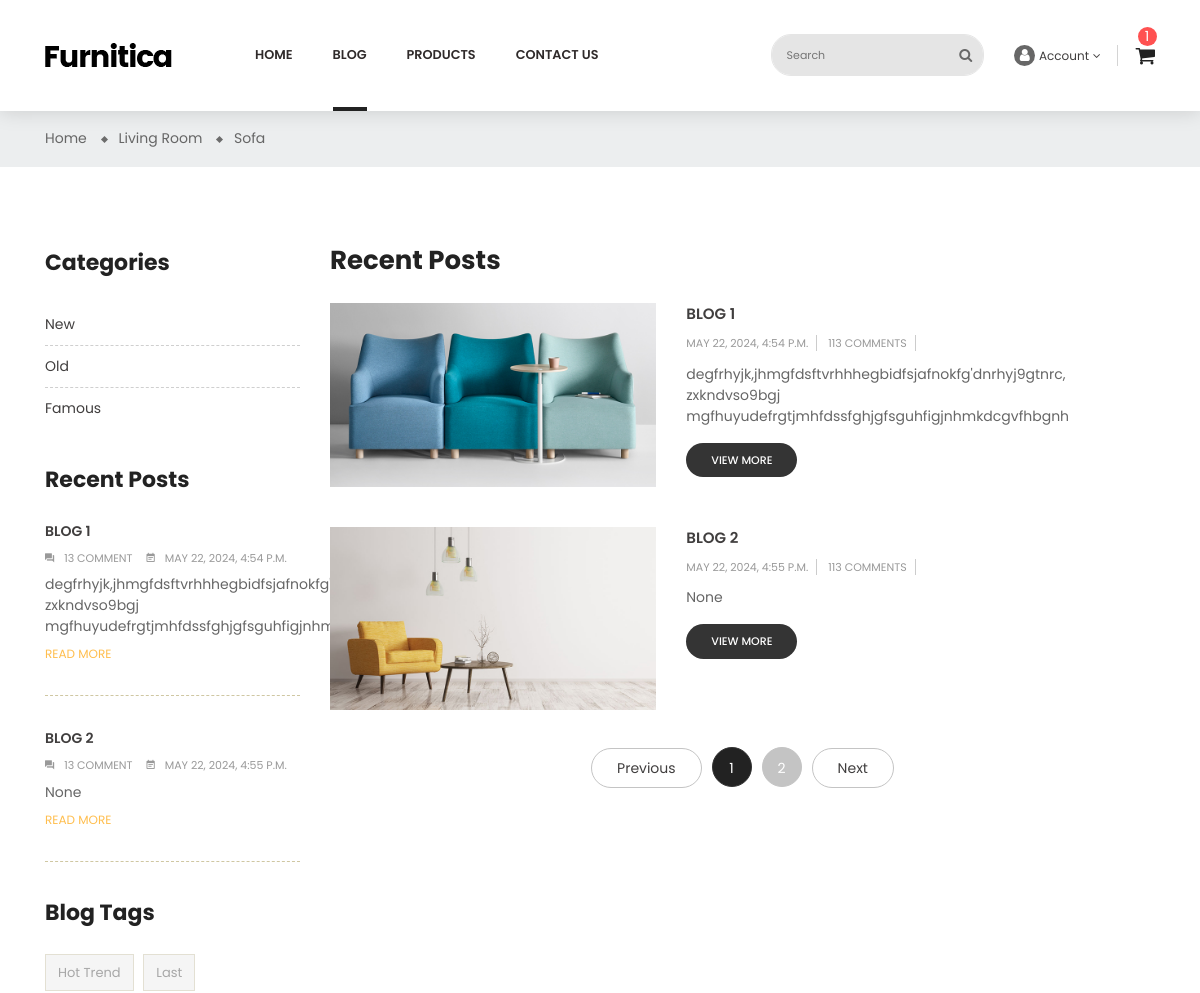
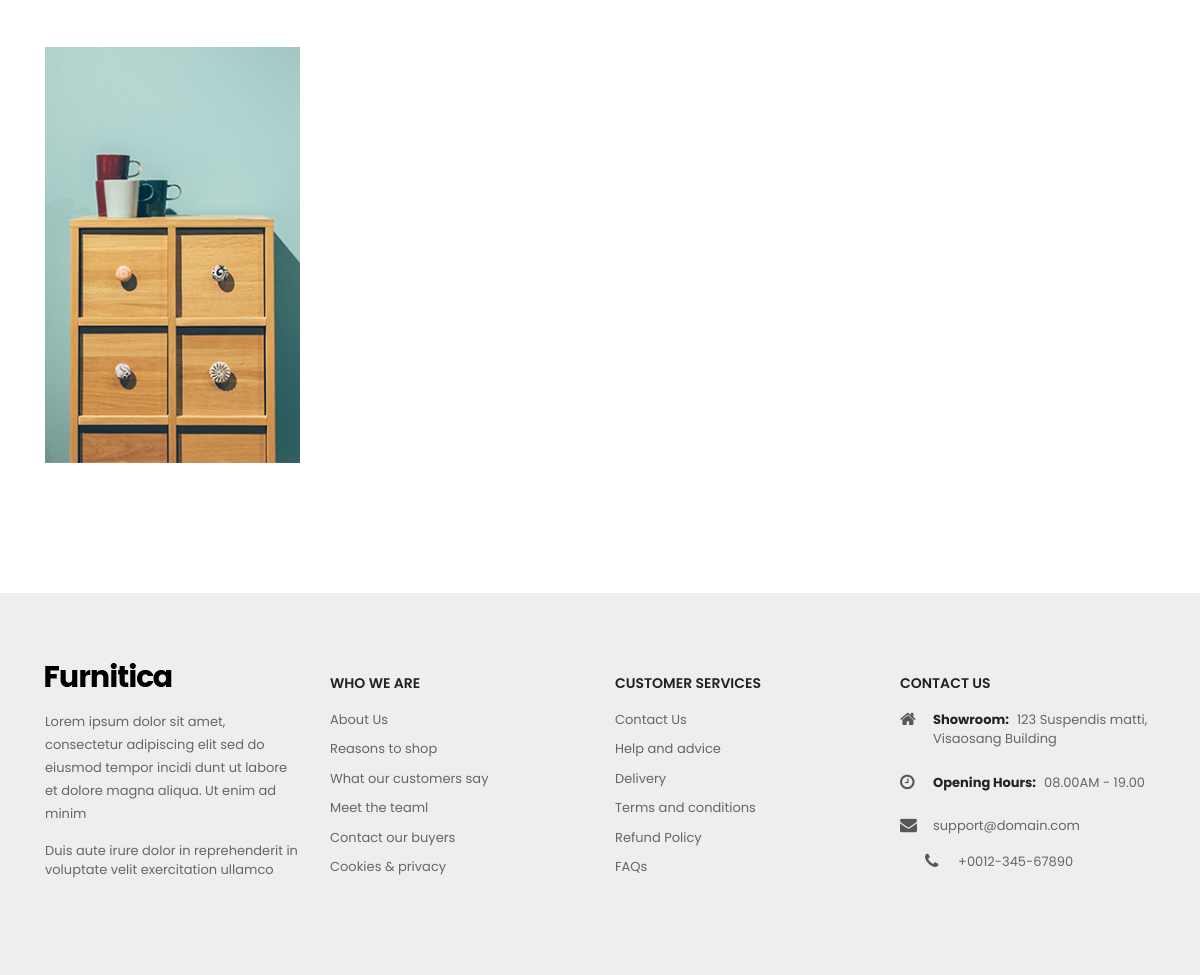
The app's page /blogs/ with its own data (2 pictures, top to bottom).
### blogs/models.py (models this page shows, shortened)
class BlogCategoryModel(models.Model):
    name = models.CharField(max_length=128)
    created_at = models.DateTimeField(auto_now_add=True)
    updated_at = models.DateTimeField(auto_now=True)
    class Meta:
        verbose_name = 'category'
        verbose_name_plural = 'categories'

class BlogModel(models.Model):
    title = models.CharField(max_length=255)
    image = models.ImageField(upload_to='blog-images')
    content = models.TextField()
    short_info = models.TextField(null=True)
    category = models.ManyToManyField(BlogCategoryModel, related_name='blogs')
    tags = models.ManyToManyField(BlogTagModel, related_name='tags')
    authors = models.ForeignKey(AuthorModel, on_delete=models.CASCADE, related_name='blogs')
    created_at = models.DateTimeField(auto_now_add=True)
    updated_at = models.DateTimeField(auto_now=True)
    class Meta:
        verbose_name = 'blog'
        verbose_name_plural = 'blogs'

class BlogTagModel(models.Model):
    name = models.CharField(max_length=128)
    created_at = models.DateTimeField(auto_now_add=True)
    updated_at = models.DateTimeField(auto_now=True)
    class Meta:
        verbose_name = 'tag'
        verbose_name_plural = 'tags'

### blogs/views.py (the view)
# urls.py: path('', BlogsListView.as_view(), name='list'),
class BlogsListView(ListView):
    template_name = 'blogs/blog-list.html'
    context_object_name = 'blogs'
    model = BlogModel
    def get_context_data(self, *, object_list=None, **kwargs):
        blogs = BlogModel.objects.all()
        cat = self.request.GET.get('cat')
        if cat:
            blogs = blogs.filter(category=cat)
        context = {
            "blogs": blogs,
            "category": BlogCategoryModel.objects.all(),
            "tags": BlogTagModel.objects.all(),
            "famous_blogs": BlogModel.objects.all().order_by('created_at')[:2],
        }
        return context

### templates/blogs/blog-list.html
{% extends 'base.html' %}
{% load static %}
{% block content %}
    <div class="main-content">
        <div id="wrapper-site">
            <div id="content-wrapper">
                <div id="main">
                    <div class="page-home">
                        <nav class="breadcrumb-bg">
                            <div class="container no-index">
                                <div class="breadcrumb">
                                    <ol>
                                        <li>
                                            <a href="#">
                                                <span>Home</span>
                                            </a>
                                        </li>
                                        <li>
                                            <a href="#">
                                                <span>Living Room</span>
                                            </a>
                                        </li>
                                        <li>
                                            <a href="#">
                                                <span>Sofa</span>
                                            </a>
                                        </li>
                                    </ol>
                                </div>
                            </div>
                        </nav>
                        <div class="container">
                            <div class="content">
                                <div class="row">
                                    {% include 'blogs/blog-filter.html' %}
                                    <div class="col-sm-8 col-lg-9 col-md-9 flex-xs-first main-blogs">
                                        <h2>Recent Posts</h2>
                                        {% for blog in blogs %}
                                        <div class="list-content row">
                                            <div class="hover-after col-md-5 col-xs-12">
                                                <a href="{% url 'blogs:detail' pk=blog.id %}">
                                                    <img src="{{blog.image.url}}" alt="img">
                                                </a>
                                            </div>
                                            <div class="late-item col-md-7 col-xs-12">
                                                <p class="content-title">
                                                    <a href="{% url 'blogs:detail' pk=blog.id %}">{{ blog.title}}</a>
                                                </p>
                                                <p class="post-info">
                                                    <span>{{ blog.created_at }}</span>
                                                    <span>113 Comments</span>
                                                    <span>{{ blog.author.name }}</span>
                                                </p>
                                                <p class="description">{{ blog.short_info }}
                                                </p>
                                                <span class="view-more">
                                                    <a href="{% url 'blogs:detail' pk=blog.id %}">view more</a>
                                                </span>
                                            </div>
                                        </div>
                                        {% endfor %}
                                        <div class="page-list col">
                                            <ul class="justify-content-center d-flex">
                                                <li>
                                                    <a rel="prev" href="#" class="previous disabled js-search-link">
                                                        Previous
                                                    </a>
                                                </li>
                                                <li class="current active">
                                                    <a rel="nofollow" href="#" class="disabled js-search-link">
                                                        1
                                                    </a>
                                                </li>
                                                <li>
                                                    <a rel="nofollow" href="#" class="disabled js-search-link">
                                                        2
                                                    </a>
                                                </li>
                                                <li>
                                                    <a rel="next" href="#" class="next disabled js-search-link">
                                                        Next
                                                    </a>
                                                </li>
                                            </ul>
                                        </div>
                                    </div>
                                </div>
                            </div>
                        </div>
                    </div>
                </div>
            </div>
        </div>
    </div>
{% endblock %}

### templates/blogs/blog-filter.html
{% load static %}
<div class="sidebar-3 sidebar-collection col-lg-3 col-md-3 col-sm-4">
                                        <div class="sidebar-block">
                                            <div class="title-block">Categories</div>
                                            <div class="block-content">
                                                {% for cat in category %}
                                                <div class="cateTitle hasSubCategory open level1">
                                                    <a class="cateItem" href="?cat={{ cat.id }}">{{ cat.name }}</a>
                                                </div>
                                                {% endfor %}
                                            </div>
                                        </div>
                                        <div class="sidebar-block">
                                            <div class="title-block">Recent Posts</div>
                                            <div class="post-item-content">
                                                {% for blog in famous_blogs %}
                                                <div>
                                                    <div class="late-item first-child">
                                                        <a href="{% url 'blogs:detail' pk=blog.id %}">
                                                            <p class="content-title">{{ blog.title}}</p>
                                                        </a>
                                                        <span>
                                                            <i class="zmdi zmdi-comments"></i>13 comment
                                                        </span>
                                                        <span>
                                                            <i class="zmdi zmdi-calendar-note"></i>{{ blog.created_at }}
                                                        </span>
                                                        <p class="description">{{ blog.short_info }}
                                                        </p>
                                                        <p class="remove">
                                                            <a href="{% url 'blogs:detail' pk=blog.id %}">READ MORE</a>
                                                        </p>
                                                    </div>
                                                </div>
                                                {% endfor %}
                                            </div>
                                        </div>
                                        <div class="sidebar-block product-tags">
                                            <div class="title-block">
                                                Blog Tags
                                            </div>
                                            <div class="block-content">
                                                <ul class="listSidebarBlog list-unstyled">
                                                    {% for tag in tags %}
                                                    <li>
                                                        <a href="#" title="Show products matching tag Hot Trend">{{ tag.name }}</a>
                                                    </li>
                                                    {% endfor %}
                                                </ul>
                                            </div>
                                        </div>
                                        <div class="sidebar-block group-image-special">
                                            <div class="effect">
                                                <a href="#">
                                                    <img class="img-fluid" src="{% static 'img/blog/advertising.jpg' %}" alt="banner-2" title="banner-2">
                                                </a>
                                            </div>
                                        </div>
                                    </div>

### records on screen
BlogCategoryModel: name "New"
BlogCategoryModel: name "Old"
BlogCategoryModel: name "Famous"
BlogModel: title "BLOG 1", created_at "MAY 22, 2024, 4:54 P.M.", short_info "degfrhyjk,jhmgfdsftvrhhhegbidfsjafnokfg'dnrhyj9gtnrc, zxkndvso9bgj mgfhuyudefrgtjmhfdssfghjgfsguhfigjnhmkdcgvfhbgnh", image (picture)
BlogModel: title "BLOG 2", created_at "MAY 22, 2024, 4:55 P.M.", short_info "None", image (picture)
BlogTagModel: name "Hot Trend"
BlogTagModel: name "Last"
